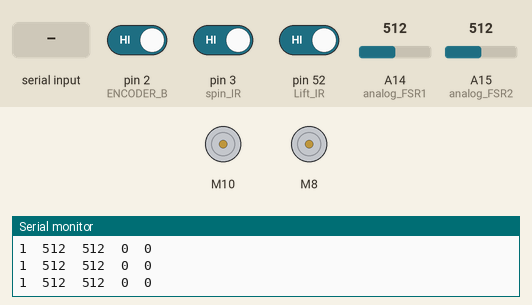
This sketch was run on a simulated Arduino Mega 2560, built with avr-gcc and run on an emulated ATmega2560. Shown: 2 × DC motor (green arrow = forward, orange = backward, longer = faster), the last lines printed to the serial monitor. Inputs (shaded band) come from the test bench; at power-on: A15 (analog_FSR2) = 512, pin 2 (ENCODER_B) HIGH, pin 3 (spin_IR) HIGH, pin 52 (Lift_IR) HIGH, A14 (analog_FSR1) = 512.

Above: at 1.3 s.
1.4 s: "d" received over Serial
At 2.7 s:
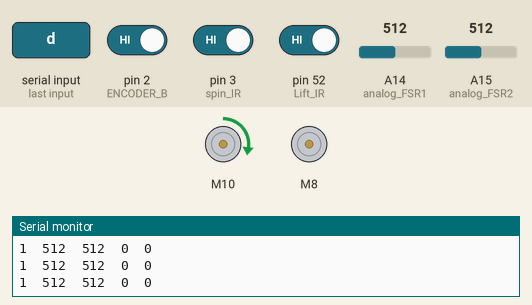
3.9 s: A15 (analog_FSR2) set to 11
5.4 s: A15 (analog_FSR2) set to 8
6.9 s: "d" received over Serial
At 9.2 s:
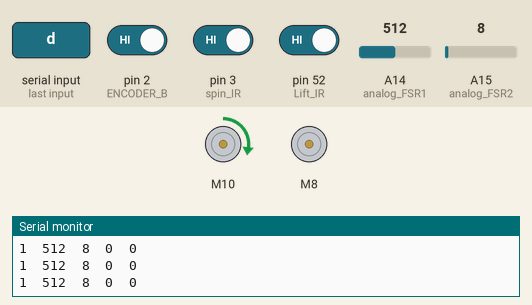
Timing chart, 0 to 10.7 s (numbered marks = the images above; inputs shaded):
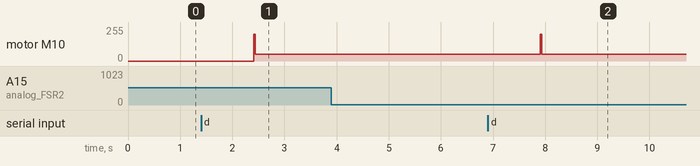

The sketch:

task_arduino_v3.ino
```cpp
#include <SparkFun_TB6612.h>

// Spinning motor params
const int offset = 1;
#define STBY 0
#define spin_IN1 8
#define spin_IN2 9
#define spin_PWM 4
Motor motor_spin = Motor(spin_IN1, spin_IN2, spin_PWM, offset, STBY);

// Spin motor enocder
#define ENCODER_A   6 // 1 --> PH3;
#define ENCODER_B   2 // 2 --> PE4;

// Motor encoder variables
volatile byte motordir;
volatile int count = 0;
volatile int spin_ir_count = 0;

// Solenoid motor params
#define sol_IN1 10
#define sol_IN2 11
#define sol_PWM 5
Motor motor_sol = Motor(sol_IN1, sol_IN2, sol_PWM, offset, STBY);

// Lift IR sensor
const int Lift_IR = 52;

// spinning IR
#define spin_IR 3

// FSR pins
const int analog_FSR1 = A14;
const int analog_FSR2 = A15;

// Variables for dealing with serial inputs
char c;
char dio_data[1];

// Motor control variables
bool keep_spinning = true;
int n_tms = 0;
int n_tms2 = 0;
int nthresh_tms = 1;
float target_count;
int tc;
int diff;
int encoder_targ;
int encoder_diff;
int tm;
int drivez = 50;

int tmp;
int tmp1;
int d;
int d1;

int lastCnt = 0;
int in_targ = 0;
int nsteps;
float us2s = pow(10, 6);
volatile float factor = 1;

float vel = 0;
float lastTm = micros();

volatile int count_spin_tm1=0;

//////////////////////////////////////////
//////////////////////////////////////////


// This method is for estimating the current velocity using the hall sensor encoder //
void interrupt_motorencoder() {
  motordir = PINH;
  motordir = motordir & B00001000;
  if (motordir) {
    count += 1;
  }
  else {
    count -= 1;
  }

  // get velocity
  vel = (1.) / (micros() - lastTm); // counts per uS
  vel *= us2s; // counts per sec
  vel /= (22 * 12); // approximately revs per sec

    // some sort  of coarse speed control //
    if ((vel < 0.25) and (in_targ == 1)) {

      // double, triple, quadruple etc. /
      if (factor >= 1) {
      factor += 1;
      }

      // double factor
      else {
        factor *= 2;
      }
    }

    // if velocity too high
    else if ((vel > 0.75) and (in_targ == 1)) {
      if (factor <= 1) {
        // halve
        factor /= 2;
      }
      else {
        factor -= 1;
      }
    }

    // bound the 'factor'
    factor = min(factor, 3);
    factor = max(factor, 0.1);

  // save current time so we can use it for next time;
  lastTm = micros();

  if ((in_targ == 1) and ((spin_ir_count + 1)%12 == tc)) {
    count_spin_tm1 += 1;
  }
  else {
    count_spin_tm1 = 0;
  }
}

// Use the spin IR sensor
void interrupt_spinIR() {

  // Keep track of own spin_ir_count
  if (abs(count - lastCnt) > 5) {

    // This really counts then //
    if (motordir) {
      spin_ir_count += 1;
    }
    else {
      spin_ir_count -= 1;
    }

    // Now use this update to make the other count more accurate //
    // Adjust count to the nearest 22 --> use the spin IR sensor to keep the encoder more accurate / stable //
    int tmp = count / 22 ;
    int tmp1 = tmp + 1;
    int d = abs(count - 22 * tmp);
    int d1 = abs(count - 22 * tmp1);

    if (d < d1) {
      count = 22 * tmp;
    }
    else {
      count = 22 * tmp1;
    }

    // Mod 12 //
    spin_ir_count = spin_ir_count % 12;

    // Last count where you iterated
    lastCnt = count;
  }
}

void setup() {
  // put your setup code here, to run once:

  // Motor encoder Setup //
  Serial.begin(115200);
  pinMode(ENCODER_B, INPUT_PULLUP);
  pinMode(ENCODER_A, INPUT_PULLUP);
  attachInterrupt(digitalPinToInterrupt(ENCODER_B), interrupt_motorencoder, RISING);

  // IR spin setup
  pinMode(spin_IR, INPUT_PULLUP);
  attachInterrupt(digitalPinToInterrupt(spin_IR), interrupt_spinIR, RISING);

  // Lift IR:
  pinMode(Lift_IR, INPUT_PULLUP);

  // Pause to get this going//
  delay(100);
}

void loop() {

  // process serial input
  if (Serial.available() >= 1) {
    c = Serial.read();
    if (c == 'd') {
      handle_word();

      // add 0.1 so that when we convert this from char --> int it rounds correclty
      target_count = target_count + 0.1;

      // Integer from 0-11 of target to hit //
      tc = (int) target_count;

      // Activate solenoid to get outta the way //
      act_solenoid();

      // Go to target method //
      go_to_target();

      // no longer in "go to target" mode
      in_targ = 0;

    }
  }
  print_serial();
  delay(10);
}

// activate solenoid
void act_solenoid() {
  forward(motor_sol, motor_sol, 200);
  delay(30);
  forward(motor_sol, motor_sol, 50);
}

// deactivate solenoid
void deact_solenoid() {
  motor_sol.brake();
}

// read the target value into "target_count"
void handle_word() {
  Serial.readBytes(dio_data, 1);
  char d1 = dio_data[0];
  byte data_byte = dio_data[0];
  target_count = 0.;
  for (int bit_idx = 0; bit_idx < 8; bit_idx += 1) {
    if (bitRead(data_byte, bit_idx) == 1) {
      target_count += pow(2, bit_idx);
    }
  }
}

// go to the target, based on knowing where we are right now;
void go_to_target() {

  // these are variables needed to say whether we've successfully reached the target
  n_tms = 0;
  n_tms2 = 0;

  // set in-targ equal to "1"
  in_targ = 1;

  // set factor equal to "1"
  factor = 1;

  // eventually this will be used to make sure spinning stops //
  keep_spinning = true;

  // Compute the difference, mod 12 so its always between 0 and 11;
  if (tc < spin_ir_count) {
    diff = (tc + 12 - spin_ir_count);
  }
  else {
    diff = tc - spin_ir_count;
  }

  // Criteria based on IR sensor encoder //
  while (( diff > 0) or (n_tms < nthresh_tms) or (n_tms2 < nthresh_tms)) {

    // Only do this if we're supposed to keep spinning //
    if (keep_spinning) {

      // Set factor equal to 1;
      if (diff > 2 ) {
        tm = diff;
        drivez = 50;
      }
      else if (diff > 0) {
        tm = 1;
        drivez = 50;
      }
      else {
        tm = 0;
        drivez = 50;
      }

      // Drive the motor forward, factor adjusts time;
      motor_spin.drive(-1 * drivez, factor * tm);

      // stop the motor
      motor_spin.brake();
    }

    // Wait  //
    delay(5);

    // Re-calc diff //
    if (tc < spin_ir_count) {
      diff = (tc + 12 - spin_ir_count);
    }
    else {
      diff = tc - spin_ir_count;
    }

    // Print serial //
    print_serial();

    // If diff == thresh increment //
    if ( diff == 0 ) {
      n_tms += 1;
    }

    // Re-set if ever unequal //
    else {
      n_tms = 0;
    }

    // Make IR criteria
    if (digitalRead(spin_IR) == 1) {
      n_tms2 += 1;
    }
    else {
      n_tms2 = 0;
    }

    // Trigger solenoid
//    if ((n_tms > 0) and (n_tms2 > 0)) {
//      deact_solenoid();
//    }
      if (count_spin_tm1 == 21) {
          deact_solenoid();
        }
      }
  }

void print_serial() {
  Serial.print(digitalRead(Lift_IR));
  Serial.print("\t");
  Serial.print(analogRead(analog_FSR1));
  Serial.print("\t");
  Serial.print(analogRead(analog_FSR2));
  Serial.print("\t");
  Serial.print(spin_ir_count);
  Serial.print("\t");
  Serial.println(in_targ);
  // Extra for debugging;
//  Serial.print("\t");
//  Serial.print(factor);
//  Serial.print("\t");
//  Serial.print(vel);
//  Serial.print("\t");
//  Serial.println(tc);
}
```

Measured:
- after the input at 1.4 s, motor M10: stopped → forward 50/255 after 1.0 s
- after the input at 6.9 s, motor M10: forward 50/255 → forward 200/255 after 1.0 s, → forward 50/255 0.03 s later
